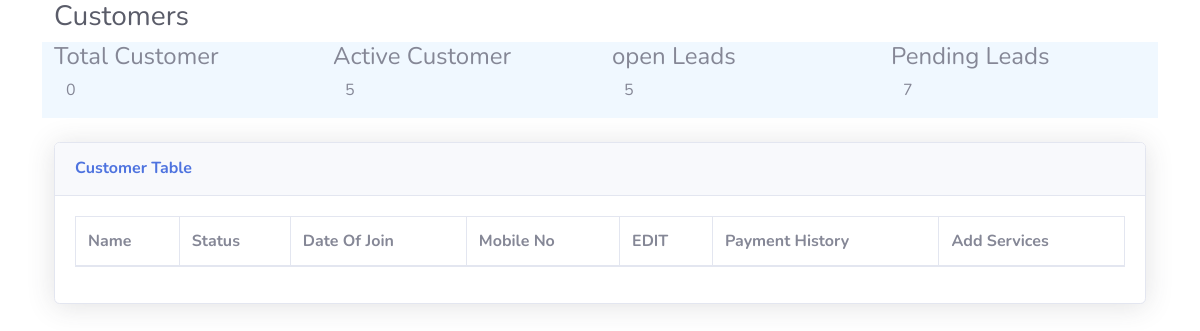
The app's page /billings/customer_list, older data.
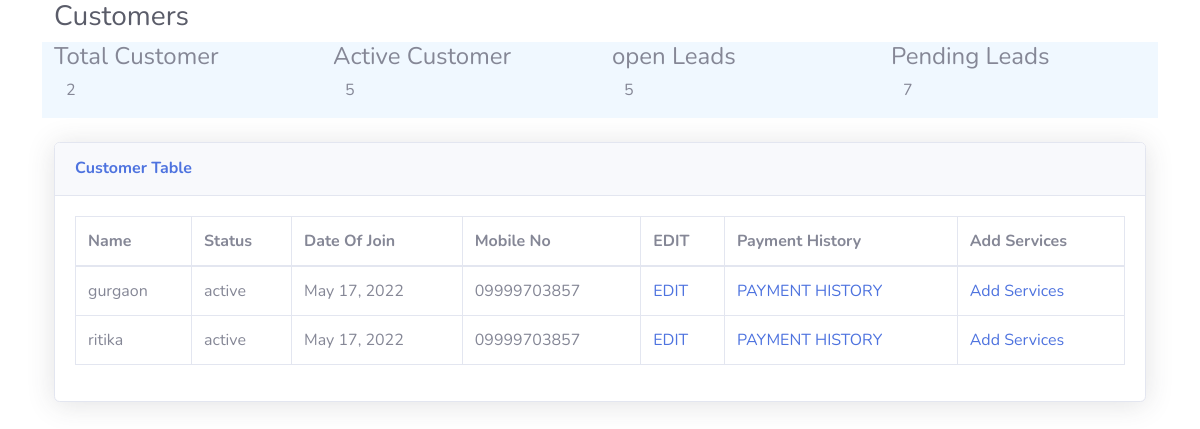
The same page, newer data.
### billing/models.py (models this page shows, shortened)
class Customer(models.Model):
    states_of_customer = (
        ('active','Active'),
        ('disable','Disable'),
    )
    name = models.CharField(max_length=50,blank=True,null=True)
    company_name = models.CharField(max_length=50,blank=True,null=True)
    address_1 = models.CharField(max_length=500,blank=True,null=True)
    city = models.CharField(max_length=50,blank=True,null=True)
    state = models.CharField(max_length=50,blank=True,null=True)
    email_1 = models.EmailField(blank=True,null=True)
    email_2 = models.EmailField(blank=True,null=True)
    mobile_no = models.CharField(max_length=14,blank=True,null=True)
    recuring_time = models.IntegerField()
    recuring_amount = models.IntegerField(blank=True,null=True)
    period = models.IntegerField()
    joining_date = models.DateField(auto_now_add=True,blank=True,null=True)
    total_amount = models.IntegerField(blank=True,null=True)
    next_payment_date = models.CharField(blank=True,null=True,max_length=3)
    next_payment_month = models.CharField(blank=True,null=True,max_length=3)
    next_payment_year = models.IntegerField(blank=True,null=True)
    eligible = models.BooleanField(blank= True,null=True)
    pin_code = models.CharField(max_length=14,blank=True,null=True)
    documents = models.FileField(upload_to="customer/documnets")
    staus = models.CharField(max_length=10,choices=states_of_customer,blank=True,null=True,default="active")

### billing/views.py (the view)
# urls.py: path('customer_list',views.customer_list,name="customer_list"),
def customer_list(request):
    customer = Customer.objects.filter(staus ="active")
    context = {"customer":customer}
    return render(request,'billing/customer_list.html',context)

### templates/billing/customer_list.html
{% extends 'base.html' %}
{% block body %}
<div class="container">
    <h1 class="h3 mb-2 text-gray-800">Customers</h1>
    <div class="row">
        <div style="background-color: aliceblue;" class="col">
            <h4>Total Customer</h4>
            <p class="col align-self-center">{{ customer.count }}</p>
        </div>
        <div style="background-color: aliceblue;" class="col">
            <h4>Active Customer</h4>
            <p class="col align-self-center">5</p>
        </div>
        <div style="background-color: aliceblue;" class="col">
            <h4>open Leads</h4>
            <p class="col align-self-center">5</p>
        </div>
        <div style="background-color: aliceblue;" class="col">
            <h4>Pending Leads</h4>
            <p class="col align-self-center">7</p>
        </div>
    </div>
    <div class="card shadow my-4">
        <div class="card-header py-3">
            <h6 class="m-0 font-weight-bold text-primary">Customer Table</h6>
        </div>
        <div class="card-body">
            <div class="table-responsive">
                <table class="table table-bordered" id="dataTable" width="100%" cellspacing="0">
                    <thead>
                        <tr>
                            <th>Name</th>
                            <th>Status</th>
                            <th>Date Of Join</th>
                            <th>Mobile No</th>
                            <th>EDIT</th>
                            <th>Payment History</th>
                            <th>Add Services</th>
                        </tr>
                    </thead>
                    <tbody>
                        {% for x in customer %}
                        <tr>
                            <td>{{x.name}}</td>
                            <td>{{x.staus}}</td>
                            <td>{{x.joining_date}}</td>
                            <td>{{x.mobile_no}}</td>
                            <td><a href="/billings/edit_customer/{{x.id}}">EDIT</a></td>
                            <td><a href="/billings/bill_edit/{{x.id}}">PAYMENT HISTORY</a></td>
                            <td><a href="/billings/customer_service/{{x.id}}">Add Services</a></td>
                        </tr>
                        {% endfor %}
                    </tbody>
                </table>
            </div>
        </div>
    </div>
</div>
{% endblock body %}

### templates/base.html (shortened to what this page needs)
{% load static %}
<!DOCTYPE html>
<html lang="en">
<head>
    <link rel="stylesheet" href="{% static 'elegant/vendor/fontawesome-free/css/all.min.css' %}">
    <link rel="stylesheet" href="{% static 'elegant/css/custom.css' %}">
    <link rel="stylesheet" href="{% static 'elegant/css/sb-admin-2.min.css' %}">
</head>
<body>
    {% block body %}
    {% endblock body %}
</body>
</html>

Row changes from the older to the newer data that the page shows:
added Customer: name "gurgaon", staus "active", joining_date "May 17, 2022", mobile_no "09999703857"
added Customer: name "ritika", staus "active", joining_date "May 17, 2022", mobile_no "09999703857"
Text that changed along with them:
{{ customer.count }}: "0" → "2"
